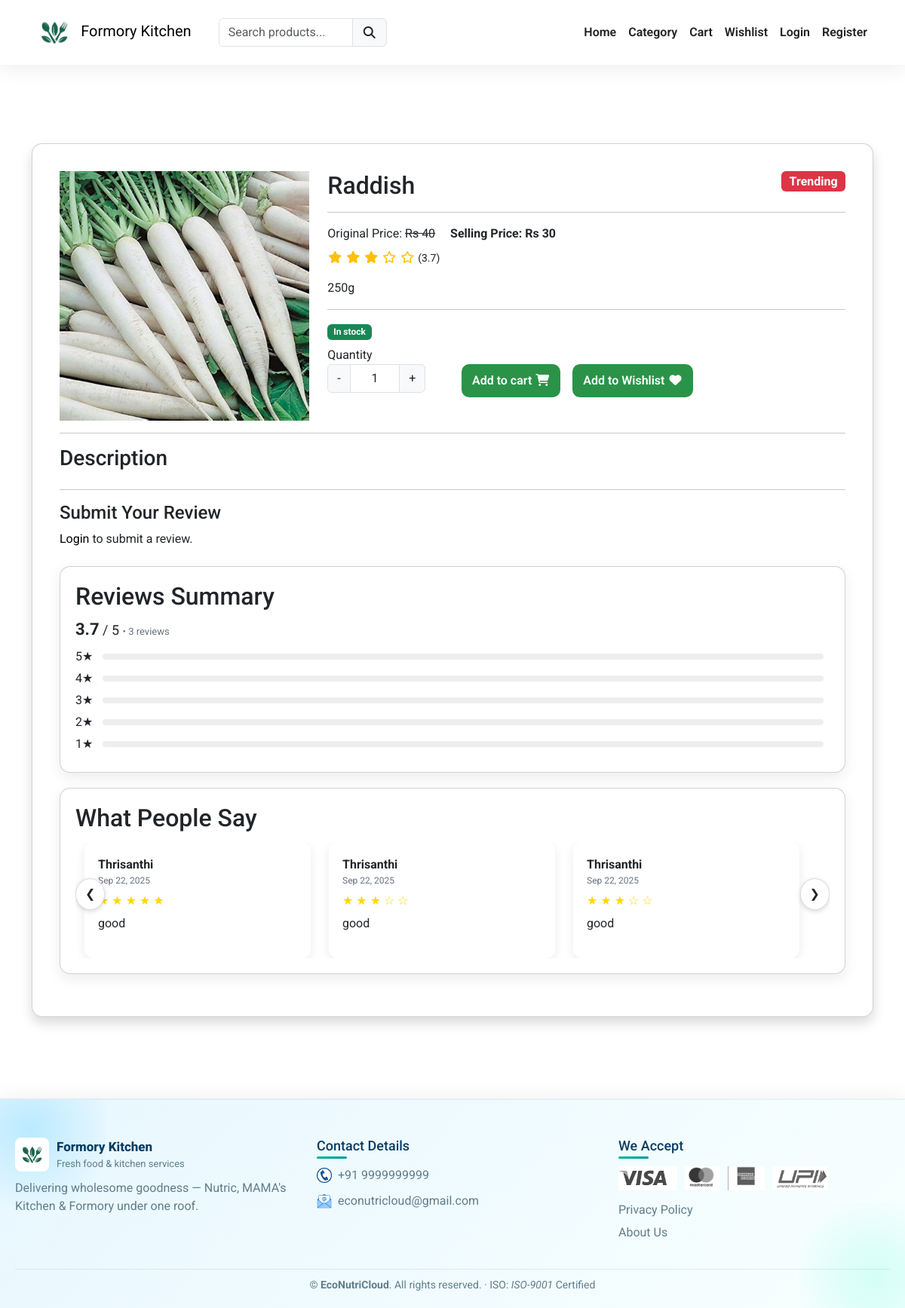
Before: /category/vegetables/raddish with the older database file.
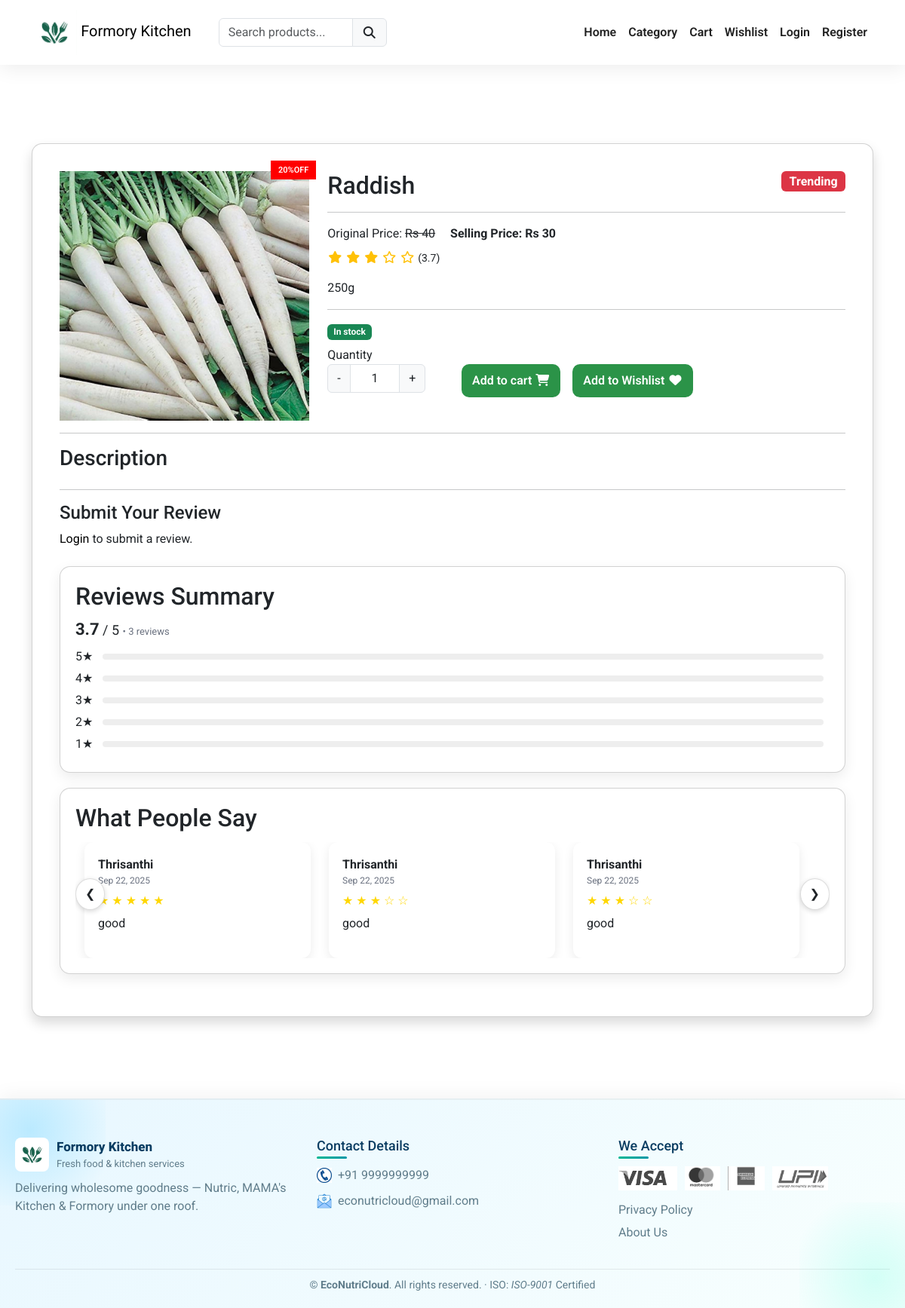
After: the same page with the newer database file.
### formoryapp/models.py (models this page shows, shortened)
class Product(models.Model):
    category = models.ForeignKey(Category, on_delete=models.CASCADE)
    slug = models.CharField(max_length=150, null=False, blank=False)
    name = models.CharField(max_length=150, null=False, blank=False)
    product_image = models.ImageField(upload_to=get_file_path, null=True, blank=True)
    small_description = models.CharField(max_length=250, null=False, blank=False)
    quantity = models.DecimalField(max_digits=10, decimal_places=2, null=False, blank=False)
    description = models.TextField(max_length=500, null=False, blank=True)
    original_price = models.FloatField(null=False, blank=False)
    selling_price = models.FloatField(null=False, blank=False)
    status = models.BooleanField(default=False, help_text="0=default,1=Hidden")
    trending = models.BooleanField(default=False, help_text="0=default,1=Trending")
    tag = models.CharField(max_length=150, null=False, blank=True)
    meta_title = models.CharField(max_length=150, null=False, blank=True)
    meta_keywords = models.CharField(max_length=150, null=False, blank=True)
    meta_description = models.TextField(max_length=500, null=False, blank=True)
    created_at = models.DateTimeField(auto_now_add=True)

### formoryapp/views.py (the view)
# urls.py: path('category/<str:cate_slug>/<str:prod_slug>',views.productview,name='productview'),
def productview(request, cate_slug, prod_slug):
    if not Category.objects.filter(slug=cate_slug, status=True).exists():
        messages.error(request, "No such category found")
        return redirect('category')
    product = Product.objects.filter(slug=prod_slug, status=True).first()
    if not product:
        messages.error(request, "No such product found")
        return redirect('category')
    if request.method == "POST":
        if request.user.is_authenticated:
            form = ReviewForm(request.POST)
            if form.is_valid():
                review = form.save(commit=False)
                review.product = product
                review.user = request.user
                review.save()
                if request.headers.get("x-requested-with") == "XMLHttpRequest":
                    star_counts = {i: product.reviews.filter(rating=i).count() for i in range(1, 6)}
                    total_reviews = product.reviews.count()
                    avg_rating = product.reviews.aggregate(avg=Avg("rating"))["avg"] or 0
                    avg_rating = round(avg_rating, 1)
                    star_percent = {i: (star_counts[i] / total_reviews * 100 if total_reviews > 0 else 0) for i in range(1, 6)}
                    return JsonResponse({
                        "success": True,
                        "avg_rating": avg_rating,
                        "star_counts": star_counts,
                        "star_percent": star_percent,
                        "total_reviews": total_reviews,
                    })
                messages.success(request, "Review submitted successfully!")
                return redirect('productview', cate_slug=cate_slug, prod_slug=prod_slug)
        else:
            if request.headers.get("x-requested-with") == "XMLHttpRequest":
                return JsonResponse({"success": False, "error": "Login required"})
            messages.error(request, "You must be logged in to submit a review.")
            return redirect('login')
    else:
        form = ReviewForm()
    reviews = product.reviews.all().order_by('-created_at')
    avg_rating = product.reviews.aggregate(avg=Avg('rating'))['avg'] or 0
    avg_rating = round(avg_rating, 1)
    star_counts = {i: product.reviews.filter(rating=i).count() for i in range(1, 6)}
    total_reviews = product.reviews.count()
    star_percent = {i: (star_counts[i] / total_reviews * 100 if total_reviews > 0 else 0) for i in range(1, 6)}
    context = {
        'products': product,
        'reviews': reviews,
        'avg_rating': avg_rating,
        'form': form,
        'star_counts': star_counts,
        'star_percent': star_percent,
    }
    return render(request, "productsview.html", context)

### formoryapp/forms.py
class ReviewForm(forms.ModelForm):
    class Meta:
        model = Review
        fields = ['rating', 'comment']
        widgets = {
            'rating': forms.Select(choices=[(1,1),(2,2),(3,3),(4,4),(5,5)], attrs={'class':'form-select'}),
            'comment': forms.Textarea(attrs={'rows':3, 'placeholder':'Write your review'}),
        }

### formoryapp/templates/productsview.html (shortened to what the changed rows need)
{% extends "main.html" %}
{% load static %}
{% block content %}
<link rel="stylesheet" href="https://cdnjs.cloudflare.com/ajax/libs/font-awesome/6.4.0/css/all.min.css">
<div class="py-5">
    <div class="container">
       <div class="row">
          <div class="col-md-12">
            <div class="card shadow product_data">
               <div class="card-body">
                  <div class="row">
                     <div class="col-md-4">
                         {% if products.tag %}
                            <label class="product-viewtag">{{ products.tag }} </label>
                         {% endif %}
                         <img src="{{ products.product_image.url }}" class="w-100" alt="image">
                     </div>
                     <div class="col-md-8">
                        <h2 class="mb-0">
                            {{ products.name }}
                            {% if products.trending %}
                               <label style="font-size:16px;" class="float-end badge bg-danger trending_tag">Trending</label>
                            {% endif %}
                        </h2>
                        <hr>
                        <label class="me-3">Original Price:
                            <s>Rs {{ products.original_price|stringformat:"d" }}</s>
                        </label>
                        <label class="fw-bold">Selling Price: Rs {{ products.selling_price|stringformat:"d" }}</label>
                        <div class="my-2">
                            {% for i in "12345" %}
                                {% if forloop.counter <= avg_rating %}
                                    <span class="fa fa-star text-warning"></span>
                                {% else %}
                                    <span class="far fa-star text-warning"></span>
                                {% endif %}
                            {% endfor %}
                            <small>({{ avg_rating|default:0 }})</small>
                        </div>
                        <p class="mt-3">{{ products.small_description }}</p>
                        <hr>
                        {% if products.quantity > 0 %}
                           <label class="badge bg-success">In stock</label>
                        {% else %}
                           <label class="badge bg-danger">Out of stock</label>
                        {% endif %}
                        <div class="row mt-2">
                            <div class="col-md-3">
                            </div>
                            <div class="col-md-9">
                                <br/>
                            </div>
                        </div>
                     </div>
                  </div>
                  <div class="col-md-12 mt-4">
                    <section id="summary" class="card mt-4">
                      <h2>Reviews Summary</h2>
                    </section>
                    <section id="list" class="card">
                      <h2 style="margin:0 0 12px">What People Say</h2>
                    </section>
                  </div>
               </div>
            </div>
          </div>
       </div>
    </div>
</div>
{% endblock content %}

Changed rows visible on the page:
changed Product "Raddish": tag (not shown) → "20%OFF"
